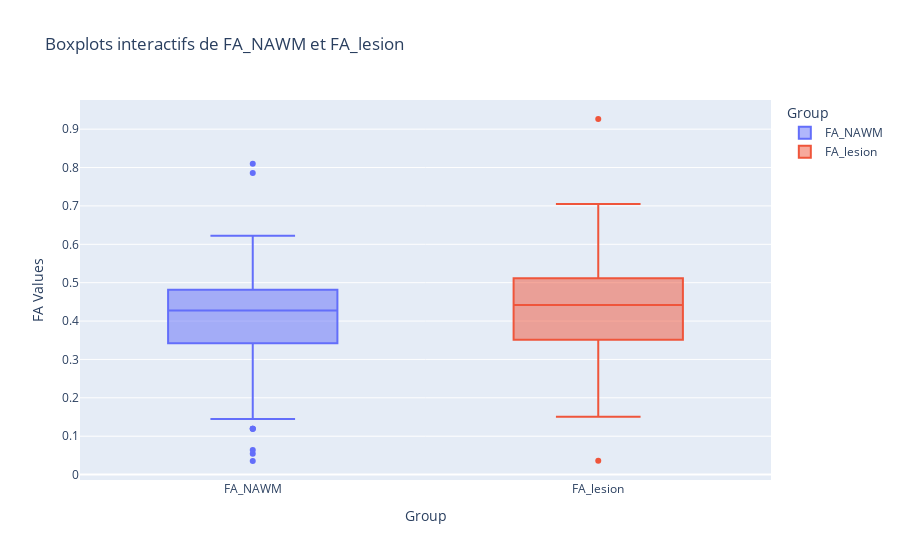

The cell this chart's notebook holds for it:
### Code cell
from scipy.stats import ttest_ind

import plotly.express as px

# Créer un DataFrame avec les données triées
# df_FA_NAWM_sorted = df_results.sort_values(by="FA_NAWM")

# Créer un graphique interactif avec Plotly
fig = px.box(
    df_results.melt(id_vars=["Subject"], value_vars=["FA_NAWM", "FA_lesion"]),
    x="variable",
    y="value",
    color="variable",
    hover_data=["Subject"],
    labels={"value": "FA Values", "variable": "Group"},
    title="Boxplots interactifs de FA_NAWM et FA_lesion"
)

# Afficher le graphique
fig.show()

# Effectuer un test t pour comparer les deux groupes
t_stat, p_value = ttest_ind(df_results["FA_NAWM"].dropna(), df_results["FA_lesion"].dropna(), equal_var=False)

# Afficher les résultats du test t
print(f"T-statistic: {t_stat}, P-value: {p_value}")

### Figure 1 — Plotly figure (JSON) as saved in the notebook; plotly's stock layout.template omitted (floating-point values rounded to 4 significant figures; data arrays with more than 128 entries replaced by an {"elided": "..."} marker saying what was removed)
{"data": [{"alignmentgroup": "True", "customdata": {"elided": "195x1 str values"}, "hovertemplate": "Group=%{x}<br>FA Values=%{y}<br>Subject=%{customdata[0]}<extra></extra>", "legendgroup": "FA_NAWM", "marker": {"color": "#636efa"}, "name": "FA_NAWM", "notched": false, "offsetgroup": "FA_NAWM", "orientation": "v", "showlegend": true, "type": "box", "x": {"elided": "195 str values"}, "x0": " ", "xaxis": "x", "y": {"elided": "195 float values"}, "y0": " ", "yaxis": "y"}, {"alignmentgroup": "True", "customdata": {"elided": "195x1 str values"}, "hovertemplate": "Group=%{x}<br>FA Values=%{y}<br>Subject=%{customdata[0]}<extra></extra>", "legendgroup": "FA_lesion", "marker": {"color": "#EF553B"}, "name": "FA_lesion", "notched": false, "offsetgroup": "FA_lesion", "orientation": "v", "showlegend": true, "type": "box", "x": {"elided": "195 str values"}, "x0": " ", "xaxis": "x", "y": {"elided": "195 float values"}, "y0": " ", "yaxis": "y"}], "layout": {"boxmode": "overlay", "legend": {"title": {"text": "Group"}, "tracegroupgap": 0}, "title": {"text": "Boxplots interactifs de FA_NAWM et FA_lesion"}, "xaxis": {"anchor": "y", "categoryarray": ["FA_NAWM", "FA_lesion"], "categoryorder": "array", "domain": [0, 1], "title": {"text": "Group"}}, "yaxis": {"anchor": "x", "domain": [0, 1], "title": {"text": "FA Values"}}}}
